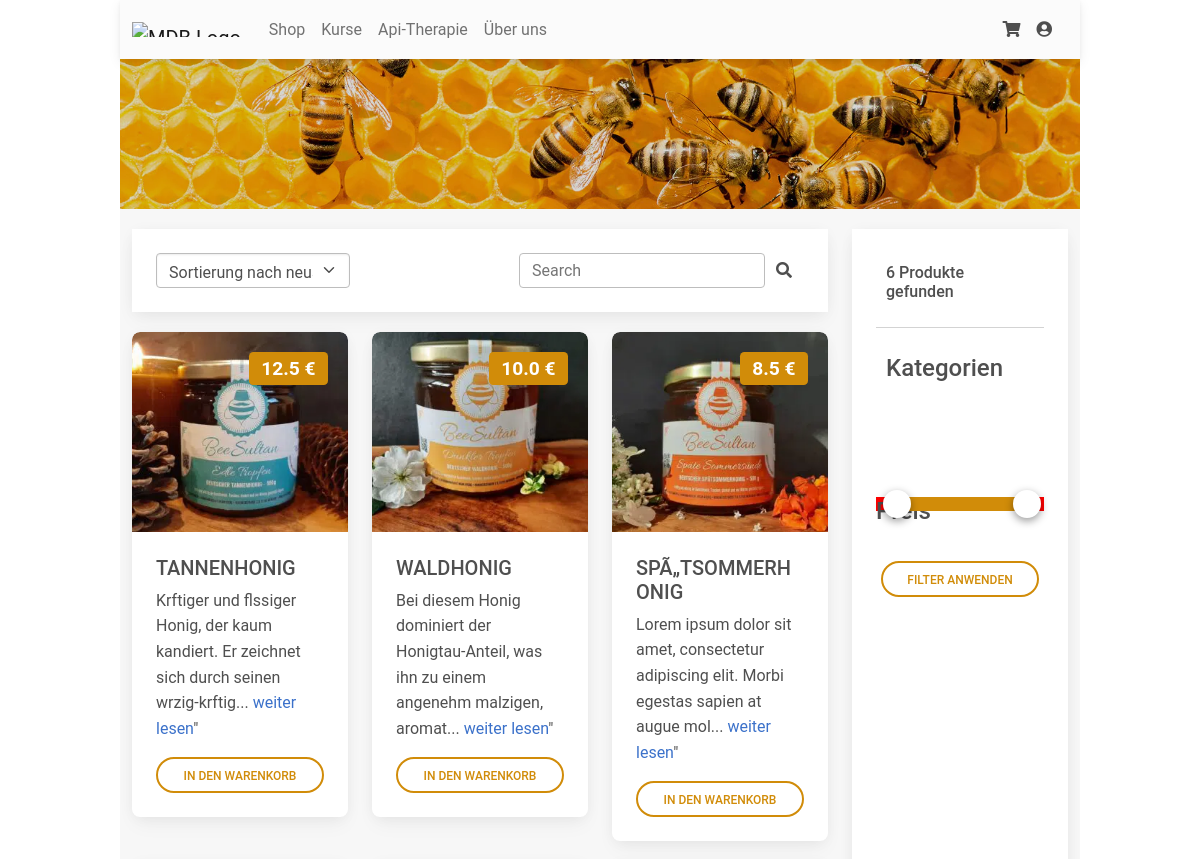
The page /shop (upper part) on the database as committed earlier.
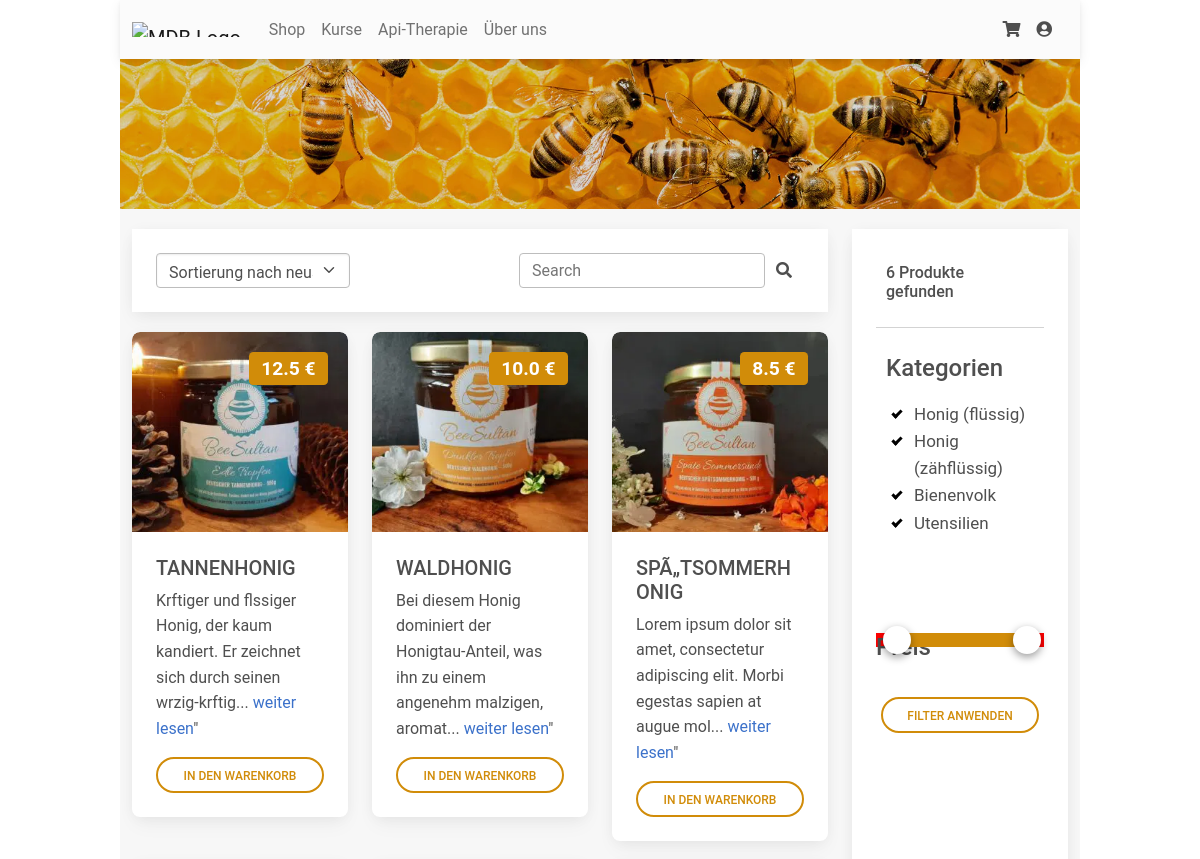
The same page on the database as committed later.
### tables this page shows
CREATE TABLE product (
          product_id INTEGER PRIMARY KEY,
          name VARCHAR(255),
          description VARCHAR(255),
          product_category_id INTEGER,
          quantity_g INTEGER,
          price REAL,
          amount_in_stock INTEGER,
          FOREIGN KEY(product_category_id) REFERENCES product_category(product_category_id)
        );

CREATE TABLE product_category (
          product_category_id INTEGER PRIMARY KEY,
          description VARCHAR(255)
        );

### app.py (the view)
@app.route('/shop')
def shop():
    products = get_all_products()
    categories = get_all_product_categories()
    order = request.args.get('orderBy', default="newest", type=str)  # newest, oldest, price_asc, price_desc
    search = request.args.get('search', default="", type=str)
    selected_categories = request.args.get('categories', default="", type=str)
    price = request.args.get('price', default="", type=str)
    return render_template("shop.html", products=products, categories=categories, orderBy=order,
                           search=search, selected_categories=selected_categories)

### database/_product.py (called while the page is built)
def get_all_products() -> list:
    cur.execute("SELECT * FROM product")
    product_list = []
    for row in cur:
        product_list.append(dict(zip([c[0] for c in cur.description], row)))
    return product_list

### database/_product_category.py (called while the page is built)
def get_all_product_categories() -> list:
    cur.execute("SELECT * FROM product_category")
    product_category_list = []
    for row in cur:
        product_category_list.append(dict(zip([c[0] for c in cur.description], row)))
    return product_category_list

### templates/shop.html (shortened to what this page needs)
{% extends "layout.html" %}
{% block body %}
<div style="margin: 0px">
    <div class="container">
        <div class="row">
            <div class="col-md">
                <div class="card" style="margin-bottom: 20px; margin-top: 20px; border-radius: 0">
                    <div class="card-body">
                        <div class="d-flex justify-content-between">
                            <select class="form-select" id="selectOrderBy" onchange="onOrderChange()" style="width: 30%; height: 35px">
                                <option value="newest" selected>Sortierung nach neuste</option>
                            </select>
                            <form class="d-flex input-group w-auto">
                                <input
                                    id="textbox_search"
                                    type="search"
                                    class="form-control rounded"
                                    placeholder="Search"
                                    aria-label="Search"
                                    aria-describedby="search-addon"
                                    />
                                <span class="input-group-text border-0" id="search-addon">
                                <i class="fas fa-search"
                                   onclick="onSearch()">
                                </i>
                                </span>
                            </form>
                        </div>
                    </div>
                </div>
                <div class="row">
                    {% for p in products %}
                    <div class="col-xl-4 col-md-6">
                        <div class="card" style="margin-bottom: 20px; min-height: 430px">
                            <div class="bg-image hover-overlay ripple" data-mdb-ripple-color="light">
                                <div class='p-5 text-center bg-image' style="background-image: url('./static/img/{{ p["product_id"] }}.webp'); height: 200px"/>
                                <div style='position:absolute; top: 0; right: 0; margin: 20px'>
                                    <span class='badge' style='background-color: #d18c09; float: right; font-size:larger'>{{ p["price"] }} €</span>
                                </div>
                            </div>
                        </div>
                        <div class="card-body">
                            <h5 class="card-title">{{ p["name"] }}</h5>
                            <p class="card-text">
                                {% if p["description"]|length > 90 %}
                                {{ p["description"][:90] }}... <a href="">weiter lesen</a>"
                                {% else %}
                                {{ p["description"] }}
                                {% endif %}
                            </p>
                            <a class='btn btn-outline-primary btn-rounded '
                               onclick="addProductToCart({{ p['product_id'] }}, 1)"
                               style='display: block; border-color: #d18c09; color: #d18c09'>
                                In den Warenkorb
                            </a>
                        </div>
                    </div>
                </div>
                {% endfor %}
        <div class="col-lg-3">
            <div style="height: 100%; padding-bottom: 20px; padding-top: 20px">
                <div class="card" style="height: 100%; border-radius: 0">
                    <div class="card-body">
                        <h6 style="padding: 10px">{{ products|length }} Produkte gefunden</h6>
                        <hr/>
                        <h4 style="padding: 10px">Kategorien</h4>
                        <div style="padding-left: 10px; padding-right: 10px">
                            {% for cat in categories %}
                                <label class="checkbox-container">
                                    {{ cat["description"] }}
                                    <span class="checkmark"></span>
                                </label>
                            {% endfor %}
                        </div>
                        <br/>
                        <br/>
                        <div style="background-color: red">
                            <h4 class="label-heading">Preis</h4>
                            <div style="padding-left: 5px; padding-right: 5px">
                            <div slider id="slider-distance">
                                <div>
                                    <div range style="left:0%;right:0%;"></div>
                                    <span thumb style="left:0%;"></span>
                                    <span thumb style="left:100%;"></span>
                                </div>
                            </div>
                        </div>
                        </div>
                        <div style="padding-left: 5px; padding-right: 5px">
                            <a class='btn btn-outline-primary btn-rounded '
                               onclick="applyFilters()"
                               style='display: block; border-color: #d18c09; color: #d18c09; margin-top: 50px'>
                                Filter anwenden
                            </a>
                        </div>
                    </div>
                </div>
            </div>
        </div>
{% endblock %}

### templates/layout.html (shortened to what this page needs)
<!DOCTYPE html>
<html lang="en">
  <head>
    <link rel="stylesheet" href="https://use.fontawesome.com/releases/v5.4.1/css/all.css">
    <link rel="stylesheet" href="{{ url_for('static', filename='mdb5-free-standard/css/mdb.min.css' )}}">
    <link rel="stylesheet" href="{{ url_for('static', filename='mdb5-free-standard/css/checkbox.css' )}}">
    <link rel="stylesheet" href="{{ url_for('static', filename='mdb5-free-standard/css/multirange.css' )}}">
    <link rel="stylesheet" href="{{ url_for('static', filename='mdb5-free-standard/css/styles.css' )}}">
    <link rel="stylesheet" href="{{ url_for('static', filename='simple-notify/simple-notify.min.css' )}}">
  </head>
  <body>
    <div class="main-page-padding page-background" style="height: 100%">
      {% include 'nav.html' %}
      {% block body %}{% endblock %}
  </body>
</html>

### templates/nav.html (shortened to what this page needs)
<nav class="navbar navbar-expand-lg navbar-light sticky-top bg-light" style="background-color: #e8cc2a">
  <div class="container-fluid">
    <div class="collapse navbar-collapse" id="navbarSupportedContent">
      <a class="navbar-brand mt-2 mt-lg-0" href="#">
        <img
          src="https://mdbcdn.b-cdn.net/img/logo/mdb-transaprent-noshadows.webp"
          height="15"
          alt="MDB Logo"
          loading="lazy"/>
      </a>
      <ul class="navbar-nav me-auto mb-2 mb-lg-0">
        <li class="nav-item">
          <a class="nav-link" href="/">Shop</a>
        </li>
        <li class="nav-item">
          <a class="nav-link" href="#">Kurse</a>
        </li>
        <li class="nav-item">
          <a class="nav-link" href="#">Api-Therapie</a>
        </li>
        <li class="nav-item">
          <a class="nav-link" href="#">Über uns</a>
        </li>
      </ul>
    </div>
    <div class="d-flex align-items-center">
      <a class="text-reset me-3" href="/cart">
        <i class="fas fa-shopping-cart"></i>
      </a>
      <div class="dropdown">
        <a
          class="text-reset me-3 dropdown-toggle hidden-arrow"
          href="#"
          id="navbarDropdownMenuLink"
          role="button"
          data-mdb-toggle="dropdown"
          aria-expanded="false">
          <i class="fas fa-user-circle"></i>
        </a>
      </div>
    </div>
  </div>
</nav>
<div class="p-5 text-center bg-image" style="background-image: url('./static/img/main_title_image.webp'); height: 150px">
    <div class="mask" style="background-color: rgba(0, 0, 0, 0.15);">
        <div class="d-flex justify-content-center align-items-center h-100">
        </div>
    </div>
</div>

### static/mdb5-free-standard/css/checkbox.css (style rules this page uses)
.checkbox-container { display: block; position: relative; padding-left: 28px; cursor: pointer; font-size: 17px; -webkit-user-select: none; -moz-user-select: none; -ms-user-select: none; user-select: none; }
.checkmark { position: absolute; top: 2px; left: 0; height: 20px; width: 20px; }
.checkmark:after { content: ""; position: absolute; display: none; }
.checkbox-container input:checked ~ .checkmark:after { display: block; }
.checkbox-container .checkmark:after { left: 8px; top: 5px; width: 6px; height: 10px; border: solid black; border-width: 0 3px 3px 0; -webkit-transform: rotate(45deg); -ms-transform: rotate(45deg); transform: rotate(45deg); }

### static/mdb5-free-standard/css/multirange.css (style rules this page uses)
.label-heading { position: absolute }
[slider] { position: relative; height: 14px; border-radius: 10px; text-align: left; margin: 45px 0 10px 0; }
[slider] > div { position: absolute; left: 13px; right: 15px; height: 14px; }
[slider] > div > [range] { position: absolute; left: 0; height: 14px; border-radius: 14px; background-color: #d18c09; }
[slider] > div > [thumb] { position: absolute; top: -7px; z-index: 2; height: 28px; width: 28px; text-align: left; margin-left: -11px; cursor: pointer; box-shadow: 0 3px 8px rgba(0, 0, 0, 0.4); background-color: #FFF; border-radius: 50%; outline: none; }

### static/mdb5-free-standard/css/styles.css (style rules this page uses)
.main-page-padding { margin-left: 0; margin-right: 0 }
.page-background { background-color: #f7f7f7 }
@media screen and (min-width: 992px) { .main-page-padding { margin-left: 10%; margin-right: 10% } }

Rows that differ between the two databases and show on the page:
added product_category: description "Honig (flüssig)"
added product_category: description "Honig (zähflüssig)"
added product_category: description "Bienenvolk"
added product_category: description "Utensilien"
